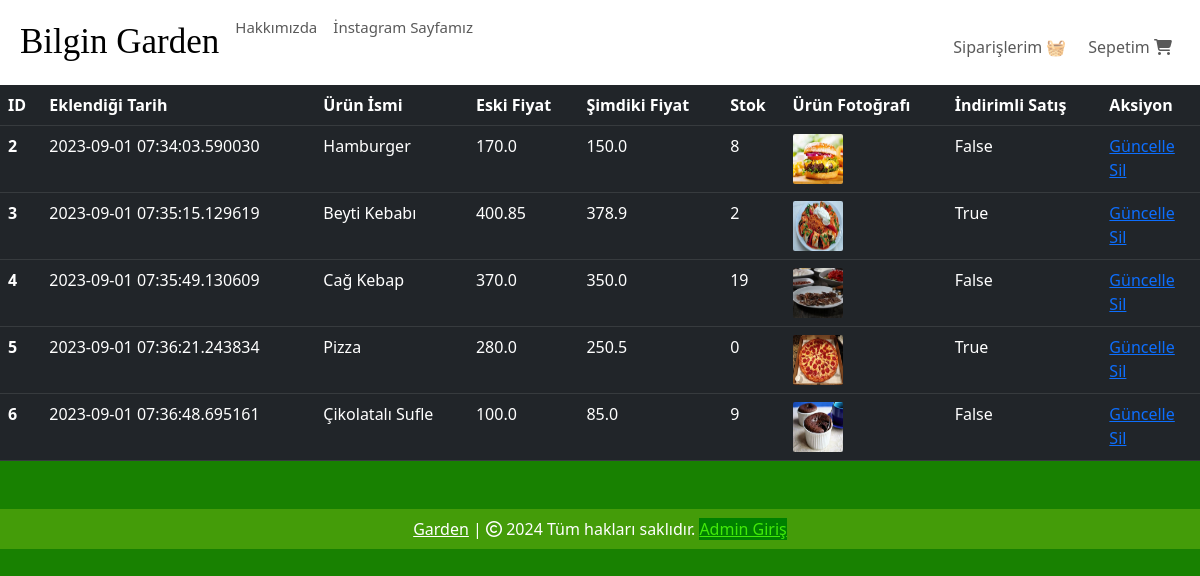
Page /shop-items (signed in) on the earlier database version.
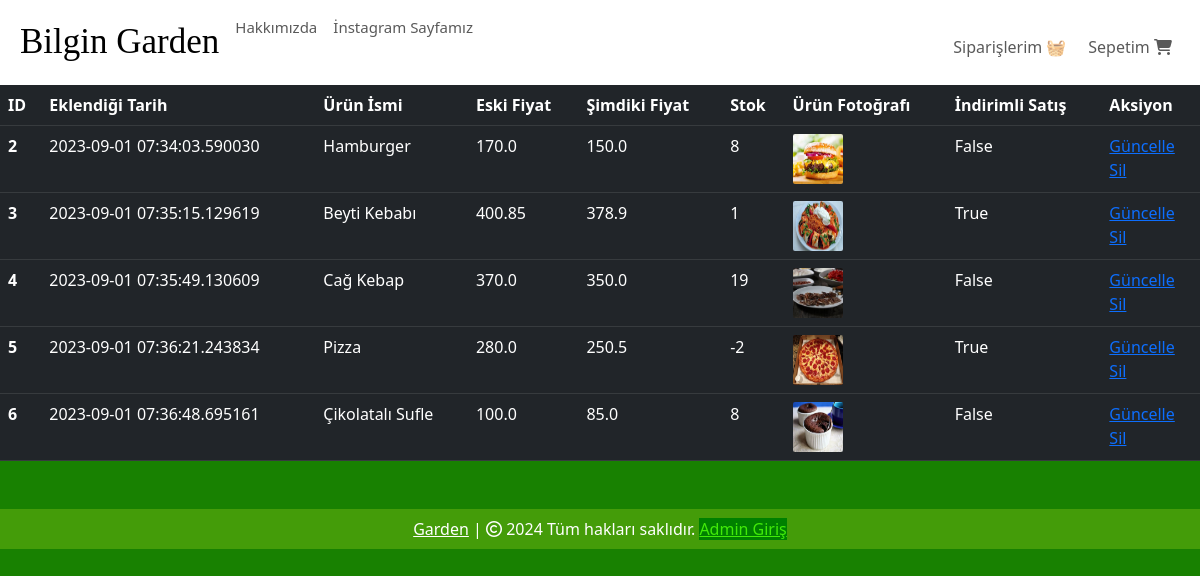
Same page on the later database version.
### website/models.py (models this page shows, shortened)
class Product(db.Model):
    id = db.Column(db.Integer, primary_key=True)
    product_name = db.Column(db.String(100), nullable=False)
    current_price = db.Column(db.Float, nullable=False)
    previous_price = db.Column(db.Float, nullable=False)
    in_stock = db.Column(db.Integer, nullable=False)
    product_picture = db.Column(db.String(1000), nullable=False)
    flash_sale = db.Column(db.Boolean, default=False)
    date_added = db.Column(db.DateTime, default=datetime.utcnow)
    salad = db.Column(db.Boolean, default=False)
    main = db.Column(db.Boolean, default=False)
    colddrink = db.Column(db.Boolean, default=False)
    hotdrink = db.Column(db.Boolean, default=False)
    desert = db.Column(db.Boolean, default=False)
    sneak = db.Column(db.Boolean, default=False)
    carts = db.relationship('Cart', backref=db.backref('product', lazy=True))
    orders = db.relationship('Order', backref=db.backref('product', lazy=True))

### website/admin.py (the view)
@admin.route('/shop-items', methods=['GET', 'POST'])
@login_required
def shop_items():
    if current_user.id == 6:
        items = Product.query.order_by(Product.date_added).all()
        return render_template('shop_items.html', items=items)
    return render_template('404.html')

### website/templates/shop_items.html (shortened to what this page needs)
{% extends 'base.html' %}
{% block body %}
{% if items | length < 1 %}
<h3 style="color: white;">No Shop Items </h3>
{% else %}
<table class="table table-dark table-hover">
    <thead>
        <tr>
            <th scope="col">ID</th>
            <th scope="col">Eklendiği Tarih</th>
            <th scope="col">Ürün İsmi</th>
            <th scope="col">Eski Fiyat</th>
            <th scope="col">Şimdiki Fiyat</th>
            <th scope="col">Stok</th>
            <th scope="col">Ürün Fotoğrafı</th>
            <th scope="col">İndirimli Satış</th>
            <th scope="col">Aksiyon</th>
        </tr>
    </thead>
    <tbody>
        {% for item in items %}
        <tr>
            <th scope="row">{{ item.id }}</th>
            <td>{{ item.date_added }}</td>
            <td>{{ item.product_name }}</td>
            <td>{{ item.previous_price }}</td>
            <td>{{ item.current_price }}</td>
            <td>{{ item.in_stock }}</td>
            <td><img src="{{ item.product_picture }}" alt="" style="height: 50px; width: 50px; border-radius: 2px;"></td>
            <td>{{ item.flash_sale }}</td>
            <td>
                <a href="/update-item/{{ item.id }}">Güncelle</a>
                <br>
                <a href="/delete-item/{{ item.id }}">Sil</a>
            </td>
        </tr>
        {% endfor %}
    </tbody>
</table>
{% endif %}
{% endblock %}

### website/templates/base.html (shortened to what this page needs)
<!DOCTYPE html>
<html lang="tr">
<head>
    <link rel="stylesheet" href="https://cdnjs.cloudflare.com/ajax/libs/bootstrap-icons/1.10.5/font/bootstrap-icons.min.css" />
    <link rel="stylesheet" href="{{ url_for('static', filename='css/all.min.css') }}">
    <link rel="stylesheet" href="{{ url_for('static', filename='css/bootstrap.min.css') }}">
    <link rel="stylesheet" href="{{ url_for('static', filename='css/style.css') }}">
</head>
<body style="background-color: rgb(24, 129, 1);">
    <nav class="navbar navbar-expand-lg" style="background-color: rgb(255, 255, 255);">
      <div class="container-fluid">
        <div class="collapse navbar-collapse" id="navbarSupportedContent">
          <ul class="navbar-nav me-auto mb-2 mb-lg-0">
            <li class="nav-item">
              <a class="nav-link active" aria-current="page" href="/" style="font-family: cursive; font-size: 35px;"> Bilgin Garden</a>
            </li>
            <li class="nav-item">
              <a class="nav-link text-grey" href="#" style="font-size: 15px;">Hakkımızda</a>
            </li>
            <li class="nav-item">
              <a class="nav-link text-grey" href="https://www.instagram.com/bilgingarden/" style="font-size: 15px;">İnstagram Sayfamız</a>
            </li>
          </ul>
        </div>
        <ul class="navbar-nav me-auto mb-2 mb-lg-0">
          <li class="nav-item mx-2" id="items">
            {% if cart | length < 1 %}
            <a class="nav-link text-grey" style=" margin-left:205px; margin-top:10px;" href="/cart"> Sepetim
              <i class="fa-solid fa-cart-shopping"></i>
            </a>
            {% else %}
            <a class="nav-link text-grey" style=" margin-left:205px; margin-top:10px;" href="/cart"><span class="badge bg-success"></span> Sepetim
              <i class="bi bi-{{ cart | length }}-square-fill"></i>
            </a>
            {% endif %}
            <a class="nav-link text-grey" style=" margin-left:70px; margin-top:-40px;" href="/orders"> Siparişlerim 🧺
            </a>
          </li>
        </ul>
      </div>
    </nav>
    {% block body %}
    {% endblock %}
    <footer class="container-fluid  text-center p-2 mt-5" style="background-color: rgb(68, 156, 9); color: white;">
      <a href="https://RestorantUrl.com" style="color: white;">Garden</a> | <span>
        <i class="fa-sharp fa-regular fa-copyright"></i></span> 2024 Tüm hakları saklıdır.
        <a href="/login" style="color: rgb(65, 234, 9); background-color: green;">Admin Giriş</a>
    </footer>
</body>
</body>
</html>

Differences in the rows shown:
changed Product "Beyti Kebabı": in_stock "2" → "1"
changed Product "Pizza": in_stock "0" → "-2"
changed Product "Çikolatalı Sufle": in_stock "9" → "8"
